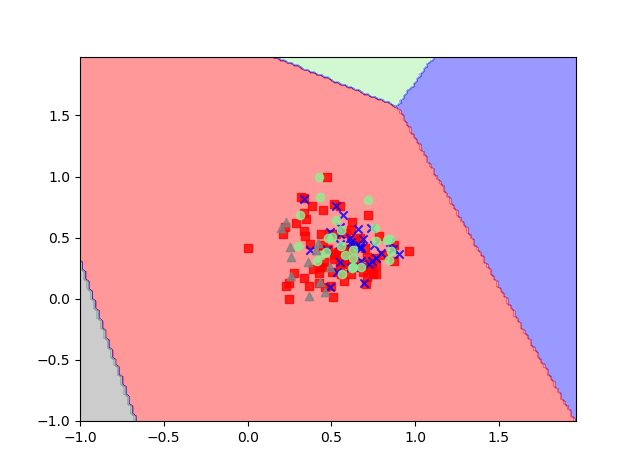

Source code (Python):
import pandas as pd
from sklearn.preprocessing import LabelEncoder
from sklearn.linear_model.logistic import LogisticRegression
from sklearn.model_selection import train_test_split

from matplotlib.colors import ListedColormap
import matplotlib.pyplot as plt
import numpy as np


# image can only show 2D, but feature space is 9D, so we only used the first 2D

def label_map(label):
    for i in range(label.shape[0]):
        if label[i]>=50 and label[i]<=60:
            label[i] = 0
        elif label[i]>60 and label[i]<=70:
            label[i] = 1
        elif label[i]>70 and label[i]<=80:
            label[i] = 2
        elif label[i]>80 and label[i]<=90:
            label[i] = 3
        elif label[i]>90 and label[i]<=100:
            label[i] = 4
    return label

def DataProcessing(file_path):
    data = pd.read_csv('data.csv', encoding='gbk')
    tempo = (data['Tempo']-data['Tempo'].min())/(data['Tempo'].max()-data['Tempo'].min())
    
    genre = data['Genre']
    le = LabelEncoder()
    encoder_result = le.fit_transform(genre)
    label = data['HR perc']

    new_label = label_map(label)

    del_list = ['ID', 'Genre', 'Tempo']
    data2 = data.drop(del_list,axis=1,inplace=False)
    data2.insert(2, 'Genre', encoder_result)
    data2.insert(1, 'Tempo', tempo)
    train_data = data2.drop(['HR perc', 'HR'], axis=1,inplace=False)
    print('Data Processing is done....')
    return train_data, new_label

def plot_decision_regions(X, y, test_idx=None, resolution=0.02):
    # draw decision boundary: X = feature, y = label, classifier，test_idx = training set sequence number
    # setup marker generator and color map
    markers = ('s', 'x', 'o', '^', 'v')
    colors = ('red', 'blue', 'lightgreen', 'gray', 'cyan')
    cmap = ListedColormap(colors[:len(np.unique(y))])
 
    # plot decision surface
    print('X.........')
    # print(X)
    print(X.shape)
    X = np.array(X)
    x1_min, x1_max = X[:, 0].min() - 1, X[:, 0].max() + 1   # the first feature uses feature range as x-axis
    x2_min, x2_max = X[:, 1].min() - 1, X[:, 1].max() + 1   # the second feature uses feature range as y-axis
    xx1, xx2 = np.meshgrid(np.arange(x1_min, x1_max, resolution),
                           np.arange(x2_min, x2_max, resolution))  # resolution = meshing granularity, xx1 and xx2 have the same dimension
    clf = LogisticRegression()
    clf.fit(np.array(X[:,:2]), y)
    Z = clf.predict(np.array([xx1.ravel(), xx2.ravel()]).T)   
    # classifier, ravel = array flattening, Z uses each pair of the two features to predict
    Z = Z.reshape(xx1.shape)   #  Z = column vector
    plt.contourf(xx1, xx2, Z, alpha=0.4, cmap=cmap)  
    # contourf(x,y,z): x and y are 2 same-length 1D array，z = 2D array -> z value for each xy pair
    # fill the area between the contour lines with different colors
    plt.xlim(xx1.min(), xx1.max())
    plt.ylim(xx2.min(), xx2.max())
 
    for idx, cl in enumerate(np.unique(y)):
        plt.scatter(x=X[y == cl, 0], y=X[y == cl, 1],
                    alpha=0.8, c=cmap(idx),
                    marker=markers[idx], label=cl)   # use full dataset: plot data points of different categories as coordinates (x,y), in different colors
    plt.show()
    # highlight test samples
    if test_idx:
        # plot all samples
        if not versiontuple(np.__version__) >= versiontuple('1.9.0'):
            X_test, y_test = X[list(test_idx), :], y[list(test_idx)]
            warnings.warn('need NumPy 1.9.0 or newer')
        else:
            X_test, y_test = X[test_idx, :], y[test_idx]   # X_test takes training set features, y_test takes training set labels
 
        plt.scatter(X_test[:, 0],
                    X_test[:, 1],
                    c='',
                    alpha=1.0,
                    linewidths=1,
                    marker='o',
                    s=55, label='test set')   # c sets colors, test set uses different types of dots to represent categories, in same color


def main():
    train_data, new_label = DataProcessing('data.csv')
    plot_decision_regions(train_data, new_label)

if __name__ == '__main__':
    main()
